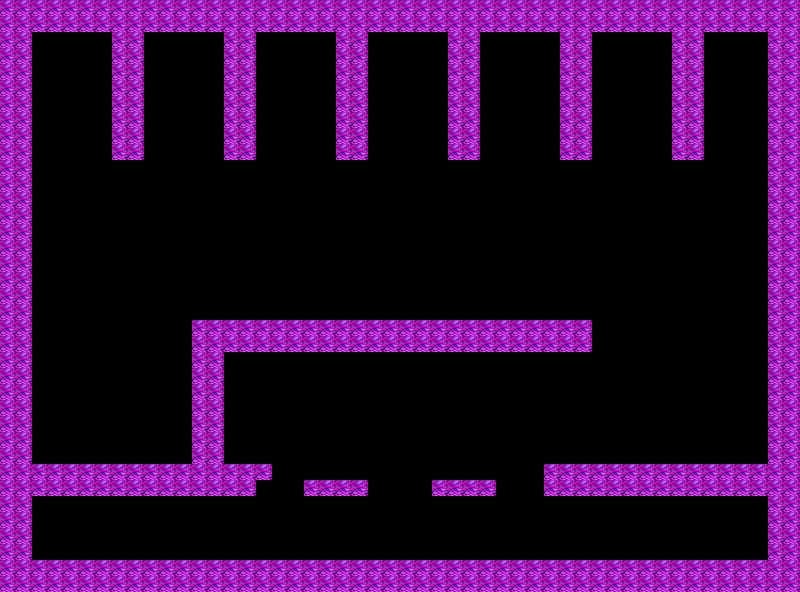

This game map was drawn from its Tiled (.tmx) file and the tilesets committed beside it. A one-line description and the trimmed map source follow:
An orthogonal 50x37 tile map with 16x16 px tiles, 2 tile layers (background, walls) and 11 objects (2x teleporter, player, skeleton, pressureplate, skeletonspawner, ...).

<map version="1.9" tiledversion="1.9.2" orientation="orthogonal" renderorder="right-down" width="50" height="37" tilewidth="16" tileheight="16" infinite="0" nextlayerid="5" nextobjectid="22">
 <tileset firstgid="1" name="tileset_basic" tilewidth="16" tileheight="16" tilecount="960" columns="32">
  <image source="tilesets/tileset_basic.png" width="512" height="480" />
 </tileset>
 <layer id="1" name="background" width="50" height="37">
  <data>[1850 cells, 557 non-empty, 24 distinct tile ids]</data>
 </layer>
 <layer id="2" name="walls" width="50" height="37">
  <data>[1850 cells, 557 non-empty, 1 distinct tile ids]</data>
 </layer>
 <objectgroup id="3" name="objects">
  <object id="1" name="Merlin" class="player" x="45.4062" y="371.91" width="47.0107" height="77.6699">
   <properties>
    <property name="Type" value="player" />
   </properties>
  </object>
  <object id="2" name="Spooky Scary Skeleton" class="skeleton" x="703.15" y="497.119" width="34.7471" height="61.3183">
   <properties>
    <property name="Type" value="skeleton" />
   </properties>
  </object>
  <object id="9" name="PressurePlate" class="pressureplate" x="231" y="452" width="20" height="10">
   <properties>
    <property name="Type" value="pressureplate" />
   </properties>
  </object>
  <object id="10" name="Skeleton Spawner" class="skeletonspawner" x="492" y="44" width="42" height="48">
   <properties>
    <property name="Type" value="skeletonspawner" />
   </properties>
  </object>
  <object id="12" name="Yellow Box" class="yellowbox" x="703" y="418" width="35" height="35">
   <properties>
    <property name="Type" value="yellowbox" />
   </properties>
  </object>
  <object id="14" name="Healing Potion" class="healingpotion" x="226" y="298" width="16" height="16">
   <properties>
    <property name="Type" value="healingpotion" />
   </properties>
  </object>
  <object id="16" name="Mana Potion" class="manapotion" x="293" y="297" width="16" height="16">
   <properties>
    <property name="Type" value="manapotion" />
   </properties>
  </object>
  <object id="18" name="Health Potion Station" class="healthpotionstation" x="381" y="255" width="64" height="64">
   <properties>
    <property name="Type" value="healthpotionstation" />
   </properties>
  </object>
  <object id="19" name="Mana Potion Station" class="manapotionstation" x="474.5" y="254.5" width="64" height="64">
   <properties>
    <property name="Type" value="manapotionstation" />
   </properties>
  </object>
  <object id="20" name="Teleporter 1" class="teleporter" x="120" y="435" width="38" height="26">
   <properties>
    <property name="Type" value="teleporter" />
   </properties>
  </object>
  <object id="21" name="Teleporter 2" class="teleporter" x="315" y="451" width="38" height="26">
   <properties>
    <property name="Type" value="teleporter" />
   </properties>
  </object>
 </objectgroup>
</map>
